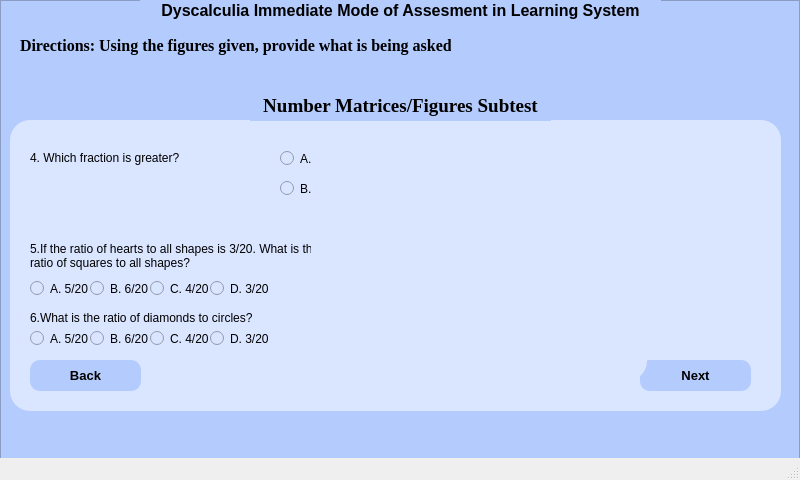
<?xml version="1.0" encoding="UTF-8"?>
<ui version="4.0">
 <class>MainWindow</class>
 <widget class="QMainWindow" name="MainWindow">
  <property name="geometry">
   <rect>
    <x>0</x>
    <y>0</y>
    <width>800</width>
    <height>480</height>
   </rect>
  </property>
  <property name="windowTitle">
   <string>MainWindow</string>
  </property>
  <widget class="QWidget" name="centralwidget">
   <widget class="QFrame" name="frame">
    <property name="geometry">
     <rect>
      <x>0</x>
      <y>0</y>
      <width>800</width>
      <height>480</height>
     </rect>
    </property>
    <property name="styleSheet">
     <string notr="true">background-color: rgb(180, 203, 253);</string>
    </property>
    <property name="frameShape">
     <enum>QFrame::StyledPanel</enum>
    </property>
    <property name="frameShadow">
     <enum>QFrame::Raised</enum>
    </property>
    <widget class="QFrame" name="frame_2">
     <property name="geometry">
      <rect>
       <x>10</x>
       <y>120</y>
       <width>771</width>
       <height>291</height>
      </rect>
     </property>
     <property name="styleSheet">
      <string notr="true">background-color: rgb(218, 229, 255);
border-radius: 20px;</string>
     </property>
     <property name="frameShape">
      <enum>QFrame::StyledPanel</enum>
     </property>
     <property name="frameShadow">
      <enum>QFrame::Raised</enum>
     </property>
     <widget class="QPushButton" name="pushButton_2">
      <property name="geometry">
       <rect>
        <x>630</x>
        <y>240</y>
        <width>111</width>
        <height>31</height>
       </rect>
      </property>
      <property name="font">
       <font>
        <pointsize>10</pointsize>
        <weight>75</weight>
        <bold>true</bold>
        <kerning>true</kerning>
       </font>
      </property>
      <property name="cursor">
       <cursorShape>PointingHandCursor</cursorShape>
      </property>
      <property name="acceptDrops">
       <bool>false</bool>
      </property>
      <property name="styleSheet">
       <string notr="true">background-color: rgb(180, 203, 253);
border-radius: 10px;</string>
      </property>
      <property name="text">
       <string>Next</string>
      </property>
      <property name="autoDefault">
       <bool>false</bool>
      </property>
     </widget>
     <widget class="QPushButton" name="pushButton">
      <property name="geometry">
       <rect>
        <x>20</x>
        <y>240</y>
        <width>111</width>
        <height>31</height>
       </rect>
      </property>
      <property name="font">
       <font>
        <pointsize>10</pointsize>
        <weight>75</weight>
        <bold>true</bold>
       </font>
      </property>
      <property name="cursor">
       <cursorShape>PointingHandCursor</cursorShape>
      </property>
      <property name="styleSheet">
       <string notr="true">background-color: rgb(180, 203, 253);
border-radius: 10px;</string>
      </property>
      <property name="text">
       <string>Back</string>
      </property>
     </widget>
     <widget class="QLabel" name="label_2">
      <property name="geometry">
       <rect>
        <x>20</x>
        <y>30</y>
        <width>161</width>
        <height>16</height>
       </rect>
      </property>
      <property name="text">
       <string>4. Which fraction is greater?</string>
      </property>
     </widget>
     <widget class="QLabel" name="label_5">
      <property name="geometry">
       <rect>
        <x>310</x>
        <y>10</y>
        <width>321</width>
        <height>111</height>
       </rect>
      </property>
      <property name="text">
       <string/>
      </property>
      <property name="pixmap">
       <pixmap resource="../FIGURES/3.1.png">:/3.1/4.png</pixmap>
      </property>
      <property name="scaledContents">
       <bool>true</bool>
      </property>
     </widget>
     <widget class="QRadioButton" name="radioButton">
      <property name="geometry">
       <rect>
        <x>270</x>
        <y>30</y>
        <width>41</width>
        <height>17</height>
       </rect>
      </property>
      <property name="text">
       <string>A. </string>
      </property>
     </widget>
     <widget class="QRadioButton" name="radioButton_2">
      <property name="geometry">
       <rect>
        <x>270</x>
        <y>60</y>
        <width>31</width>
        <height>17</height>
       </rect>
      </property>
      <property name="text">
       <string>B.</string>
      </property>
     </widget>
     <widget class="QLabel" name="label_6">
      <property name="geometry">
       <rect>
        <x>20</x>
        <y>100</y>
        <width>281</width>
        <height>71</height>
       </rect>
      </property>
      <property name="text">
       <string>5.If the ratio of hearts to all shapes is 3/20. What is the 
ratio of squares to all shapes?</string>
      </property>
     </widget>
     <widget class="QLabel" name="label_7">
      <property name="geometry">
       <rect>
        <x>306</x>
        <y>130</y>
        <width>331</width>
        <height>131</height>
       </rect>
      </property>
      <property name="text">
       <string/>
      </property>
      <property name="pixmap">
       <pixmap resource="../FIGURES/3.1.png">:/3.1/5 and 6.png</pixmap>
      </property>
      <property name="scaledContents">
       <bool>true</bool>
      </property>
     </widget>
     <widget class="QRadioButton" name="radioButton_3">
      <property name="geometry">
       <rect>
        <x>20</x>
        <y>160</y>
        <width>61</width>
        <height>17</height>
       </rect>
      </property>
      <property name="text">
       <string>A. 5/20</string>
      </property>
     </widget>
     <widget class="QRadioButton" name="radioButton_4">
      <property name="geometry">
       <rect>
        <x>80</x>
        <y>160</y>
        <width>61</width>
        <height>17</height>
       </rect>
      </property>
      <property name="text">
       <string>B. 6/20</string>
      </property>
     </widget>
     <widget class="QRadioButton" name="radioButton_5">
      <property name="geometry">
       <rect>
        <x>140</x>
        <y>160</y>
        <width>61</width>
        <height>17</height>
       </rect>
      </property>
      <property name="text">
       <string>C. 4/20</string>
      </property>
     </widget>
     <widget class="QRadioButton" name="radioButton_6">
      <property name="geometry">
       <rect>
        <x>200</x>
        <y>160</y>
        <width>61</width>
        <height>17</height>
       </rect>
      </property>
      <property name="text">
       <string>D. 3/20</string>
      </property>
     </widget>
     <widget class="QLabel" name="label_8">
      <property name="geometry">
       <rect>
        <x>20</x>
        <y>190</y>
        <width>271</width>
        <height>16</height>
       </rect>
      </property>
      <property name="text">
       <string>6.What is the ratio of diamonds to circles?</string>
      </property>
     </widget>
     <widget class="QRadioButton" name="radioButton_7">
      <property name="geometry">
       <rect>
        <x>20</x>
        <y>210</y>
        <width>61</width>
        <height>17</height>
       </rect>
      </property>
      <property name="text">
       <string>A. 5/20</string>
      </property>
     </widget>
     <widget class="QRadioButton" name="radioButton_8">
      <property name="geometry">
       <rect>
        <x>80</x>
        <y>210</y>
        <width>61</width>
        <height>17</height>
       </rect>
      </property>
      <property name="text">
       <string>B. 6/20</string>
      </property>
     </widget>
     <widget class="QRadioButton" name="radioButton_9">
      <property name="geometry">
       <rect>
        <x>140</x>
        <y>210</y>
        <width>61</width>
        <height>17</height>
       </rect>
      </property>
      <property name="text">
       <string>C. 4/20</string>
      </property>
     </widget>
     <widget class="QRadioButton" name="radioButton_10">
      <property name="geometry">
       <rect>
        <x>200</x>
        <y>210</y>
        <width>61</width>
        <height>17</height>
       </rect>
      </property>
      <property name="text">
       <string>D. 3/20</string>
      </property>
     </widget>
    </widget>
    <widget class="QLabel" name="label_4">
     <property name="geometry">
      <rect>
       <x>250</x>
       <y>90</y>
       <width>301</width>
       <height>31</height>
      </rect>
     </property>
     <property name="font">
      <font>
       <family>Times New Roman</family>
       <pointsize>14</pointsize>
       <weight>75</weight>
       <bold>true</bold>
       <underline>false</underline>
      </font>
     </property>
     <property name="mouseTracking">
      <bool>false</bool>
     </property>
     <property name="text">
      <string>Number Matrices/Figures Subtest</string>
     </property>
     <property name="alignment">
      <set>Qt::AlignCenter</set>
     </property>
    </widget>
    <widget class="QLabel" name="label">
     <property name="geometry">
      <rect>
       <x>140</x>
       <y>0</y>
       <width>521</width>
       <height>20</height>
      </rect>
     </property>
     <property name="font">
      <font>
       <pointsize>12</pointsize>
       <weight>75</weight>
       <bold>true</bold>
       <underline>false</underline>
      </font>
     </property>
     <property name="text">
      <string>Dyscalculia Immediate Mode of Assesment in Learning System</string>
     </property>
     <property name="alignment">
      <set>Qt::AlignCenter</set>
     </property>
     <property name="wordWrap">
      <bool>false</bool>
     </property>
    </widget>
    <widget class="QLabel" name="label_3">
     <property name="geometry">
      <rect>
       <x>20</x>
       <y>30</y>
       <width>431</width>
       <height>31</height>
      </rect>
     </property>
     <property name="font">
      <font>
       <family>Times New Roman</family>
       <pointsize>12</pointsize>
       <weight>75</weight>
       <bold>true</bold>
       <underline>false</underline>
      </font>
     </property>
     <property name="mouseTracking">
      <bool>false</bool>
     </property>
     <property name="text">
      <string>Directions: Using the figures given, provide what is being asked.</string>
     </property>
    </widget>
   </widget>
  </widget>
  <widget class="QMenuBar" name="menubar">
   <property name="geometry">
    <rect>
     <x>0</x>
     <y>0</y>
     <width>800</width>
     <height>21</height>
    </rect>
   </property>
  </widget>
  <widget class="QStatusBar" name="statusbar"/>
 </widget>
 <resources>
  <include location="../FIGURES/3.1.png"/>
  <include location="../../../../Program Files (x86)/FIGURES/3.1.png"/>
 </resources>
 <connections/>
</ui>
